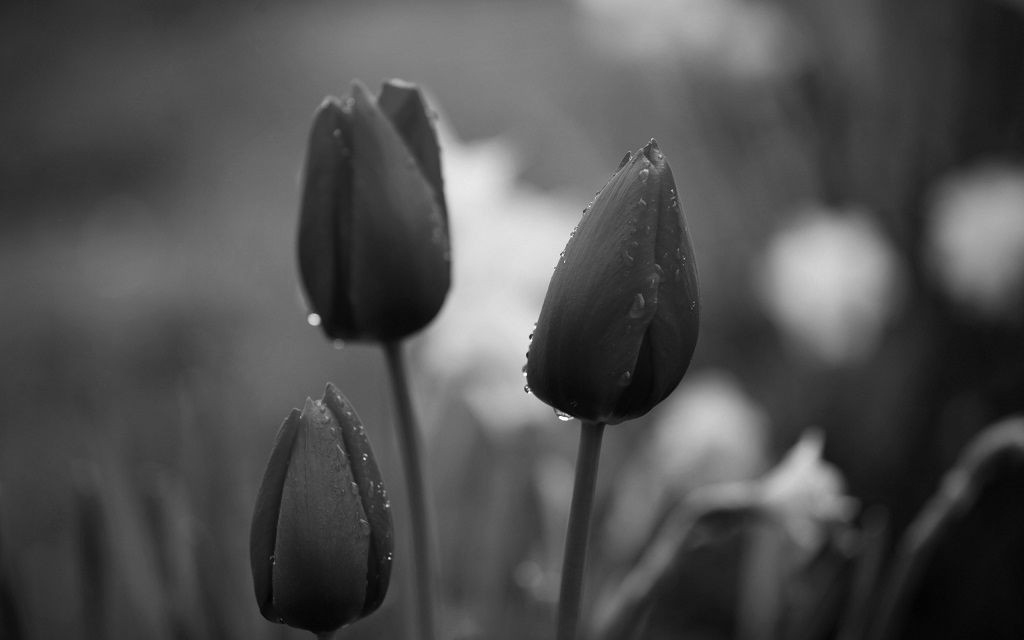
#> input picture Digitalno Procesiranje na Slika (Python,OpenCV)/domasni/doma1/image1.jpg, 1024 x 640 px
$ python picture_transform.py
#> lines starting #> are read from the running program, lines starting #| are printed output that depends on the picture; after the words box and inside, x2 and y2 are one past the last pixel; in counts of white or black regions, pixels touching at a corner belong together
import cv2
import numpy as np
import matplotlib.pyplot as plt


image = cv2.imread("image1.jpg", cv2.IMREAD_GRAYSCALE)
#> image is the input picture: shape (640, 1024); min 0, max 255, mean 79.4

five_bit = np.divide(image, 8).astype('uint8')
four_bit = np.divide(image, 16).astype('uint8')
three_bit = np.divide(image, 32).astype('uint8')
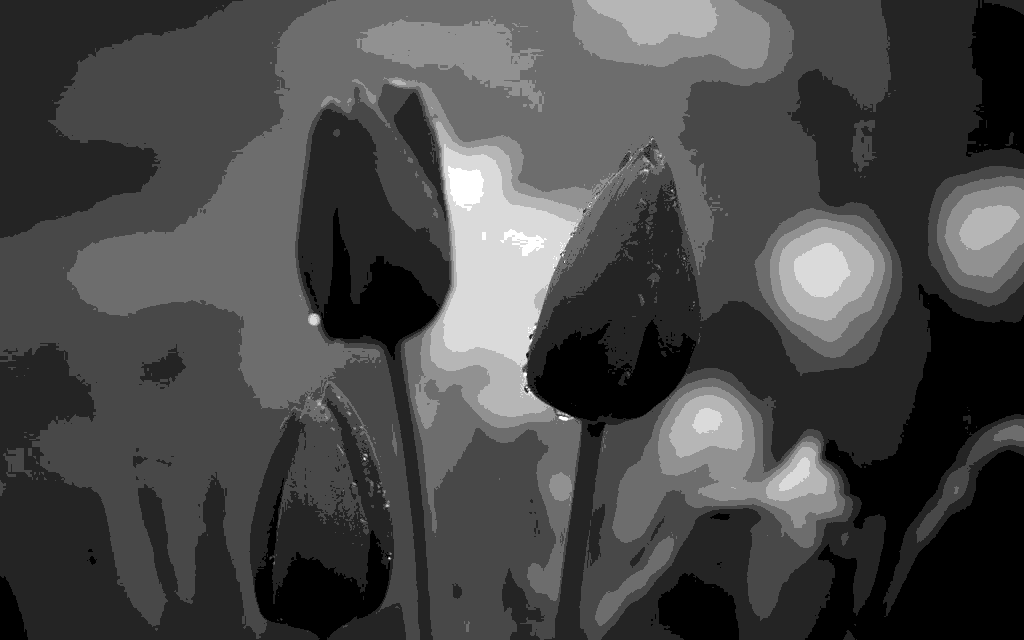
#> three_bit: shape (640, 1024); min 0, max 7, mean 1.98; drawn with min black and max white
two_bit = np.divide(image, 64).astype('uint8')
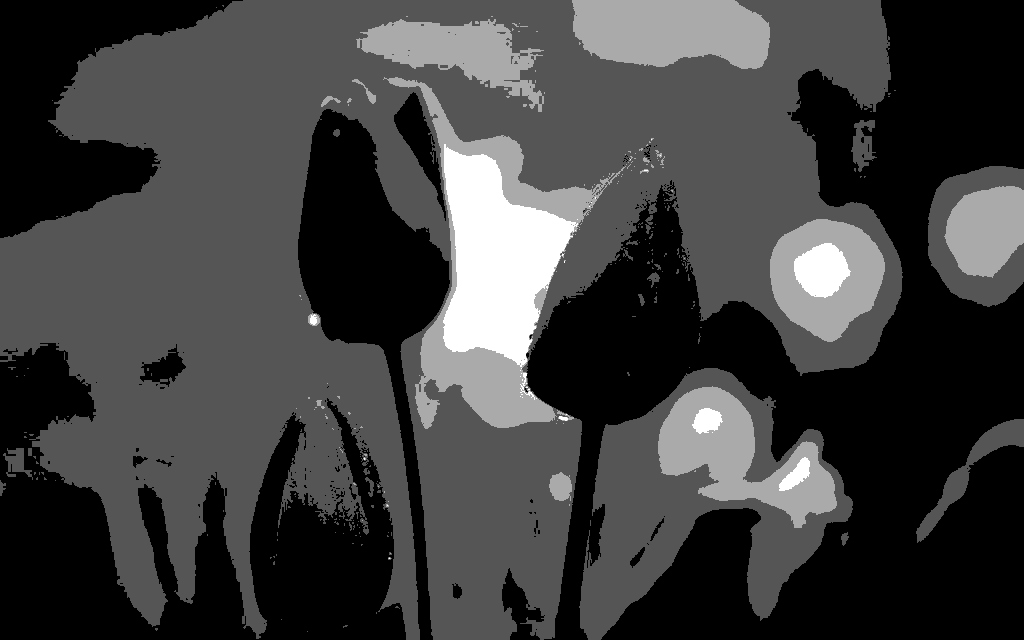
#> two_bit: shape (640, 1024); min 0, max 3, mean 0.744; drawn with min black and max white
one_bit = np.divide(image, 128).astype('uint8')
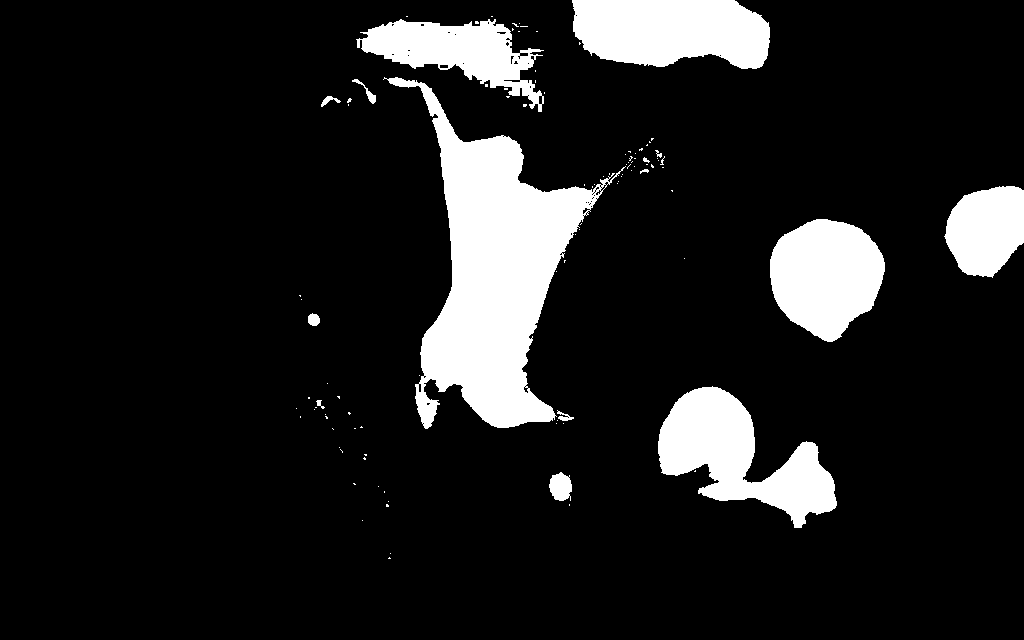
#> one_bit: shape (640, 1024); values 0 (black) and 1 (white), 12.1% white; 104 white regions (89 under 20 px), largest, box (x1, y1, x2, y2) and area: (383, 77, 626, 429) 30889, (658, 386, 837, 528) 12018, (572, 0, 770, 69) 11362

fig, axs = plt.subplots(1, 5, figsize=(20, 5))

axs[0].imshow(image, cmap='gray')
axs[0].set_title("Original")
axs[1].imshow(five_bit, cmap='gray')
axs[1].set_title("5 bit")
axs[2].imshow(four_bit, cmap='gray')
axs[2].set_title("4 bit")
axs[3].imshow(three_bit, cmap='gray')
axs[3].set_title("3 bit")
axs[4].imshow(two_bit, cmap='gray')
axs[4].set_title("2 bit")

for ax in axs:
    ax.set_xticks([])
    ax.set_yticks([])
    ax.set_title('')

plt.show()
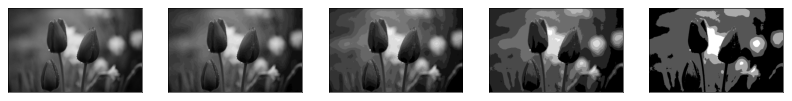
#> figure drawn by matplotlib, 5 panels
